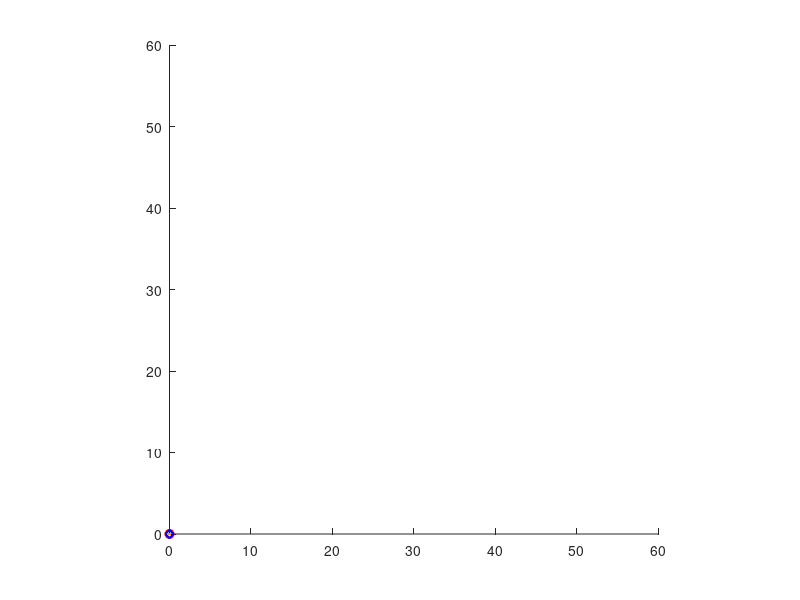

This chart was generated by the following MATLAB code: (Note: this script raises an error after producing the figure.)
function simulate()

    close all
    clf
    hold on
    plot_prediction = plot(0,0,'or-', 'Linewidth', 1.5);
    plot_trajectory = plot(0,0,'db-','Linewidth', 1.5);
    plot_uav_body = plot(0,0,'Color',[1 0.6 0],'LineWidth',3);
    state_trajectory=[];
    control_variables=[];
    
    axis square
    xlim([0 60])
    ylim([0 60])
    
    current_state = [0; 0;0;0;0;0];
    current_MPC_solution = [];
    
    [H,Ts,id_u1, id_u2,id_x,id_z,id_theta,id_dotx,id_dotz,id_dottheta] = drone_info;
    [xobs,yobs, obj_coord,radius] = obstacle;
%     plot(xobs,yobs, '-k','Linewidth', 1.5);

    for k = 1:50
        
        %% Run the controller
        [command, current_MPC_solution, predicted_trajectory] = ...
            optimizetrajectory(current_state, current_MPC_solution);
        
        %% Run the simulation
        current_state = simulate_timestep(current_state, command);

        %% Visualize
        plot_prediction.XData = predicted_trajectory(:,1);
        plot_prediction.YData = predicted_trajectory(:,2);
        plot_trajectory.XData(end+1) = current_state(1);
        plot_trajectory.YData(end+1) = current_state(2);
        plot_uav_body.XData = [0 -sin(current_state(3))]*4 + current_state(1);
        plot_uav_body.YData = [0 cos(current_state(3))]*4+ current_state(2);
        state_trajectory(end+1,:) = current_state;
        control_variables(end+1,:) = command;
        
        drawnow
        pause(0.05)
    end
    save('states.mat','state_trajectory')
    save('control.mat','control_variables')

end